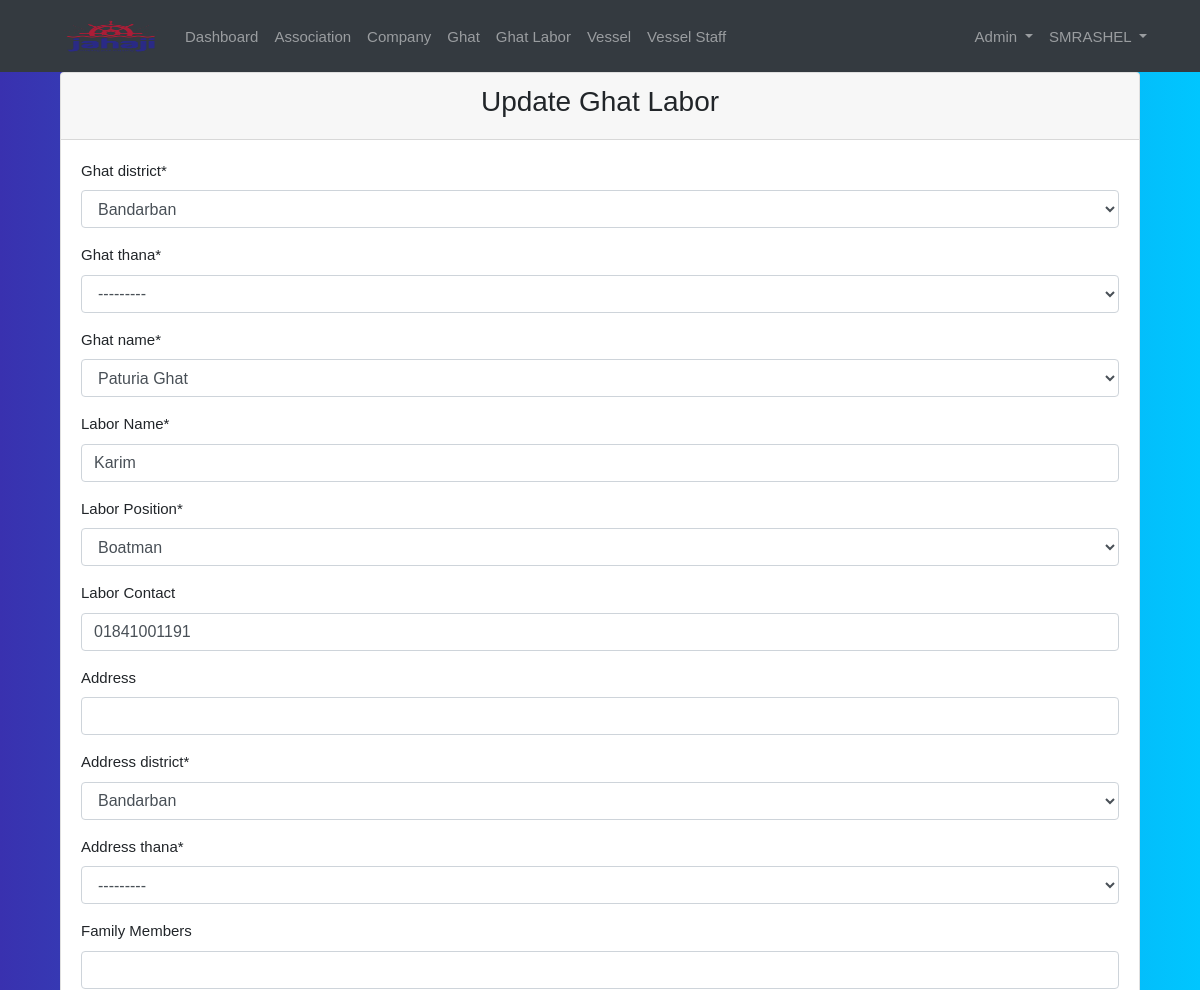
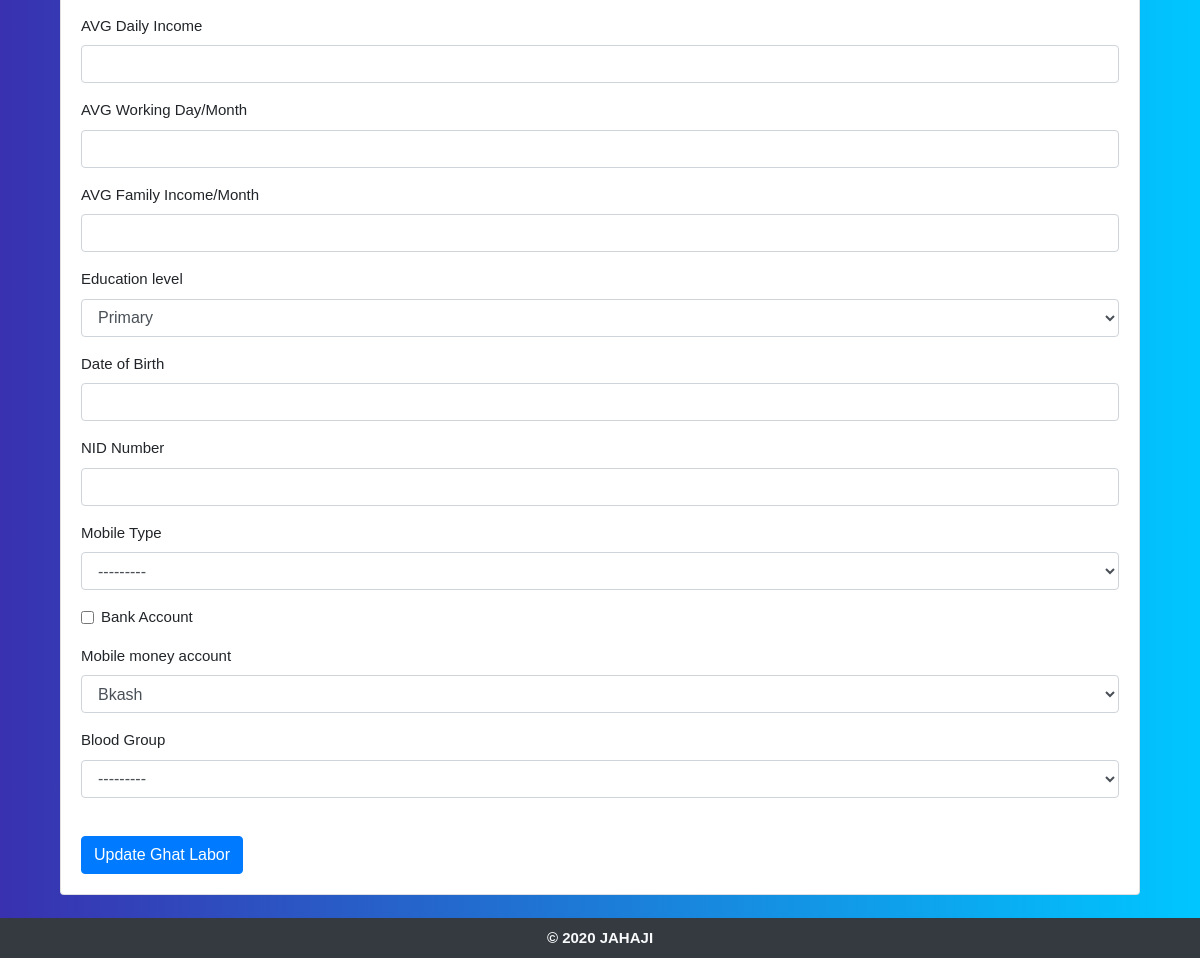
The page /update_labor/1/ (signed in) on the database its author committed (2 pictures, top to bottom).
### crewdatabd/models.py (models this page shows, shortened)
class GhatLabor(models.Model):
    APOSITIVE = 'A+'
    ANEGATIVE = 'A-'
    ABPOSITIVE = 'AB+'
    ABNEGATIVE = 'AB-'
    BPOSITIVE = 'B+'
    BNEGATIVE = 'B-'
    OPOSITIVE = 'O+'
    ONEGATIVE = 'O-'
    TOUCH = 'touch'
    BUTTON = 'button'
    LABOR = 'Labor'
    BOATMAN = 'Boatman'
    OTHER = 'Other'
    BLOOD_GROUP_CHOICES = [
        (APOSITIVE, 'A Positive'),
        (ANEGATIVE, 'A Negative'),
        (ABPOSITIVE, 'AB Positive'),
        (ABNEGATIVE, 'AB Negative'),
        (BPOSITIVE, 'B Positive'),
        (BNEGATIVE, 'B Negative'),
        (OPOSITIVE, 'O Positive'),
        (ONEGATIVE, 'O Negative'),
    ]
    MOBILE_TYPE_CHOICES = [
        (TOUCH, 'Touch'),
        (BUTTON, 'Button'),
    ]
    GHAT_LABOR_POSITION = [
        (LABOR, 'Labor'),
        (BOATMAN, 'Boatman'),
        (OTHER, 'Other')
    ]
    ghat_district = models.ForeignKey(District, on_delete=models.CASCADE, related_name='+')
    ghat_thana = models.ForeignKey(Thana, on_delete=models.CASCADE, related_name='+')
    ghat_name = models.ForeignKey(Ghat, on_delete=models.CASCADE)
    labor_name = models.CharField('Labor Name', max_length=200)
    labor_position = models.CharField('Labor Position', max_length=200, choices=GHAT_LABOR_POSITION)
    labor_contact = models.CharField('Labor Contact', unique=True, max_length=200, null=True, blank=True)
    labor_address = models.CharField('Address', max_length=200, null=True, blank=True)
    address_district = models.ForeignKey(District, on_delete=models.CASCADE, related_name='+')
    address_thana = models.ForeignKey(Thana, on_delete=models.CASCADE, related_name='+')
    family_members = models.CharField('Family Members', max_length=200, null=True, blank=True)
    avg_daily_income = models.IntegerField('AVG Daily Income', null=True, blank=True)
    avg_working_day_m = models.IntegerField('AVG Working Day/Month', null=True, blank=True)
    avg_family_income_m = models.IntegerField('AVG Family Income/Month', null=True, blank=True)
    education_level = models.ForeignKey(EducationLevel, on_delete=models.CASCADE, null=True, blank=True)
    birth_date = models.DateField('Date of Birth', null=True, blank=True)
    nid_number = models.CharField('NID Number', unique=True, null=True, max_length=200, blank=True)
    mobile_type = models.CharField('Mobile Type', max_length=200, choices=MOBILE_TYPE_CHOICES, null=True, blank=True)
    bank_account = models.BooleanField('Bank Account', null=True, blank=True)
    mobile_money_account = models.ForeignKey(MobileMoneyAccount, on_delete=models.CASCADE, null=True, blank=True)
    blood_group = models.CharField('Blood Group', max_length=200, choices=BLOOD_GROUP_CHOICES, null=True, blank=True)
    added_by = models.ForeignKey(
        settings.AUTH_USER_MODEL,
        on_delete=models.CASCADE, null=True, blank=True, related_name='+'
    )
    added_date = models.DateTimeField('Added Date', auto_now_add=True, null=True, blank=True)
    updated_by = models.ForeignKey(
        settings.AUTH_USER_MODEL,
        on_delete=models.CASCADE, null=True, blank=True, related_name='+'
    )
    updated_date = models.DateTimeField('Updated Date', auto_now_add=False, null=True, blank=True)

### crewdatabd/decorators.py (the view)
        def wrapper_func(request, *args, **kwargs):
            group = None
            if request.user.groups.exists():
                group = request.user.groups.all()[0].name
            if group in allowed_roles:
                 return view_func(request, *args, **kwargs)
            else:
                return redirect('home')

### crewdatabd/models.py (called while the page is built)
    def __str__(self):
        return self.district_name

    def __str__(self):
        return self.thana_name

    def __str__(self):
        return self.education_level

    def __str__(self):
        return self.account

    def __str__(self):
        return self.ghat_name

### crewdatabd/views.py (called while the page is built, shortened)
@login_required(login_url='login')
@allowed_users(allowed_roles=['admin', 'manager', 'ghat'])
def updateGhatLabor(request, pk):
    ghat_labor = get_object_or_404(GhatLabor, id=pk)
    form = GhatLaborForm(instance=ghat_labor)
    heading = 'Update Ghat Labor'
    context = {'form': form, 'heading': heading}
    return render(request, 'crewdatabd/form.html', context)

### crewdatabd/templates/crewdatabd/form.html (shortened to what this page needs)
{% extends 'crewdatabd/main.html' %}
{% load crispy_forms_tags %}
{% block content %}
<div class="container">
    <div class="card">
        <div class="card-header">
            <h3 class="text-center">{{ heading }}</h3>
        </div>
        <div class="card-body">
            <form action="" method="POST" autocomplete="off" id="myForm" data-thanas-url="{% url 'load_thanas' %}">
                {{ form|crispy }}
                <br>
                  <button type="submit" name="submit" class="btn btn-primary">{{ heading }}</button>
            </form>
        </div>
    </div>
</div>
{% endblock %}

### crewdatabd/templates/crewdatabd/navbar.html (shortened to what this page needs)
{% load static %}
<nav class="navbar navbar-expand-lg navbar-dark bg-dark">
  <div class="container">
    <div class="collapse navbar-collapse" id="navbarSupportedContent">
      <a class="nav-link" href="{% url 'home' %}">
        <img src="{% static 'images/logo.png' %}" id="logo" alt="logo"  width="100" height="40">
      </a>
      <ul class="navbar-nav mr-auto">
        <li class="nav-item">
          <a class="nav-link" href="{% url 'home' %}">Dashboard</a>
        </li>
        {% for group in user.groups.all %}
          {% if group.name == 'admin' or group.name == 'manager' or group.name == 'viewer' %}
            <li class="nav-item">
              <a class="nav-link" href="{% url 'associations' %}">Association</a>
            </li>
          {% endif %}
        {% endfor %}
        {% for group in user.groups.all %}
          {% if group.name == 'admin' or group.name == 'manager' or group.name == 'jahaji' or group.name == 'viewer' %}
            <li class="nav-item">
              <a class="nav-link" href="{% url 'companies' %}">Company</a>
            </li>
          {% endif %}
        {% endfor %}
        {% for group in user.groups.all %}
          {% if group.name == 'admin' or group.name == 'manager' or group.name == 'jahaji' or group.name == 'viewer' %}
            <li class="nav-item">
              <a class="nav-link" href="{% url 'ghats' %}">Ghat</a>
            </li>
          {% endif %}
        {% endfor %}
        {% for group in user.groups.all %}
          {% if group.name == 'admin' or group.name == 'manager' or group.name == 'ghat' or group.name == 'viewer' %}
            <li class="nav-item">
              <a class="nav-link" href="{% url 'ghat_labors' %}">Ghat Labor</a>
            </li>
          {% endif %}
        {% endfor %}
        {% for group in user.groups.all %}
          {% if group.name == 'admin' or group.name == 'manager' or group.name == 'jahaji' or group.name == 'viewer' %}
            <li class="nav-item">
              <a class="nav-link" href="{% url 'ships' %}">Vessel</a>
            </li>
          {% endif %}
        {% endfor %}
        {% for group in user.groups.all %}
          {% if group.name == 'admin' or group.name == 'manager' or group.name == 'vessel' or group.name == 'viewer' %}
            <li class="nav-item">
              <a class="nav-link" href="{% url 'seafarers' %}">Vessel Staff</a>
            </li>
          {% endif %}
        {% endfor %}
      </ul>
      <ul class="navbar-nav navbar-right">
      {% for group in user.groups.all %}
        {% if group.name == 'admin' or group.name == 'manager' %}
          <li class="nav-item dropdown">
            <a class="nav-link dropdown-toggle" href="#" id="navbarDropdown" role="button" data-toggle="dropdown" aria-haspopup="true" aria-expanded="false">
              Admin
            </a>
          </li>
        {% endif %}
      {% endfor %}
        <li class="nav-item dropdown">
          <a class="nav-link dropdown-toggle" href="#" id="navbarDropdown" role="button" data-toggle="dropdown" aria-haspopup="true" aria-expanded="false">
            {{user.username|upper}}
          </a>
        </li>
      </ul>
    </div>
  </div>
</nav>

### static/css/main.css (style rules this page uses)
html { position: relative; min-height: 100%; }
body { margin-bottom: 40px; font-family: "segoe-ui", "open-sans", tahoma, arial; font-size: 15px; }
.navbar-nav >li >a, .navbar-brand { color: #f8f9fa; padding-top: 5px !important; padding-bottom: 10px !important; height: 30px; }
.navbar { min-height: 30px !important; }

### static/css/seafarer_details.css (style rules this page uses)
body { background: -webkit-linear-gradient(left, #3931af, #00c6ff); }

### rows shown on the page
GhatLabor: ghat_district "Bandarban", ghat_thana "---------", ghat_name "Paturia Ghat", labor_name "Karim", labor_position "Boatman", labor_contact "01841001191", address_district "Bandarban", address_thana "---------", education_level "Primary", mobile_type "---------", mobile_money_account "Bkash", blood_group "---------"

### other values the page prints
{{ user.username|upper }} "SMRASHEL"
{{ heading }} "Update Ghat Labor"
